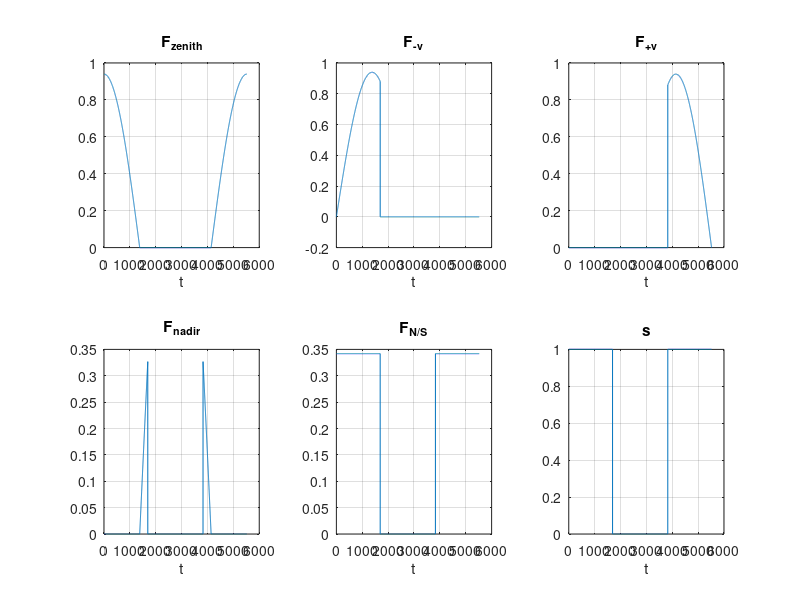

The MATLAB script that drew this image:
clear all; clc;
N=1; Period = 60*92; dt = 1;
t = 0:dt:N*Period;
R = 6873; h = 400; i = 1;
beta(i) = 20;
fE = 1/180*acosd(sqrt(h^2+2*R*h)/((R+h)*cosd(beta)));

Fzen = @(ti) cos(2*pi/Period.*ti).*cosd(beta(i)).*((Period./4+...
        floor(ti./Period).*Period>ti)|(3*Period/4+floor(ti./Period)*Period<ti));
    Fnv = @(ti) sin(2*pi/Period.*ti).*cosd(beta(i)).*(ti<Period/2*(1-fE)+...
        floor(ti./Period)*Period);
    Fpv = @(ti) -sin(2*pi/Period.*ti).*cosd(beta(i)).*(ti>Period/2*(1+fE)+...
        floor(ti./Period)*Period);
    Fnad = @(ti) -cos(2*pi/Period.*ti).*cosd(beta(i)).*(((ti>Period/4+...
        floor(ti./Period)*Period)&(ti<Period/2*(1-fE)+floor(ti./Period)*...
        Period))|((ti>Period/2*(1+fE)+floor(ti./Period)*Period)&(ti<3*Period/...
        4+floor(ti./Period)*Period)));
    FN = @(ti) sind(beta(i)).*((Period/2*(1-fE)+floor(ti./Period)*Period>ti)...
        |(ti>Period/2*(1+fE)+floor(ti./Period)*Period));
    FS = 0;
    s = @(ti) (Period/2*(1-fE)+floor(ti/Period)*Period>ti)|(Period/2*(1+fE)...
        +floor(ti/Period)*Period<ti);
    
subplot(2,3,1); plot(t, Fzen(t)); title('F_{zenith}'); xlabel('t'); grid on;
subplot(2,3,2); plot(t, Fnv(t)); title('F_{-v}'); xlabel('t'); grid on;
subplot(2,3,3); plot(t, Fpv(t)); title('F_{+v}'); xlabel('t'); grid on;
subplot(2,3,4); plot(t, Fnad(t)); title('F_{nadir}'); xlabel('t'); grid on;
subplot(2,3,5); plot(t, FN(t)); title('F_{N/S}'); xlabel('t'); grid on;
subplot(2,3,6); plot(t, s(t)); title('s'); xlabel('t'); grid on;